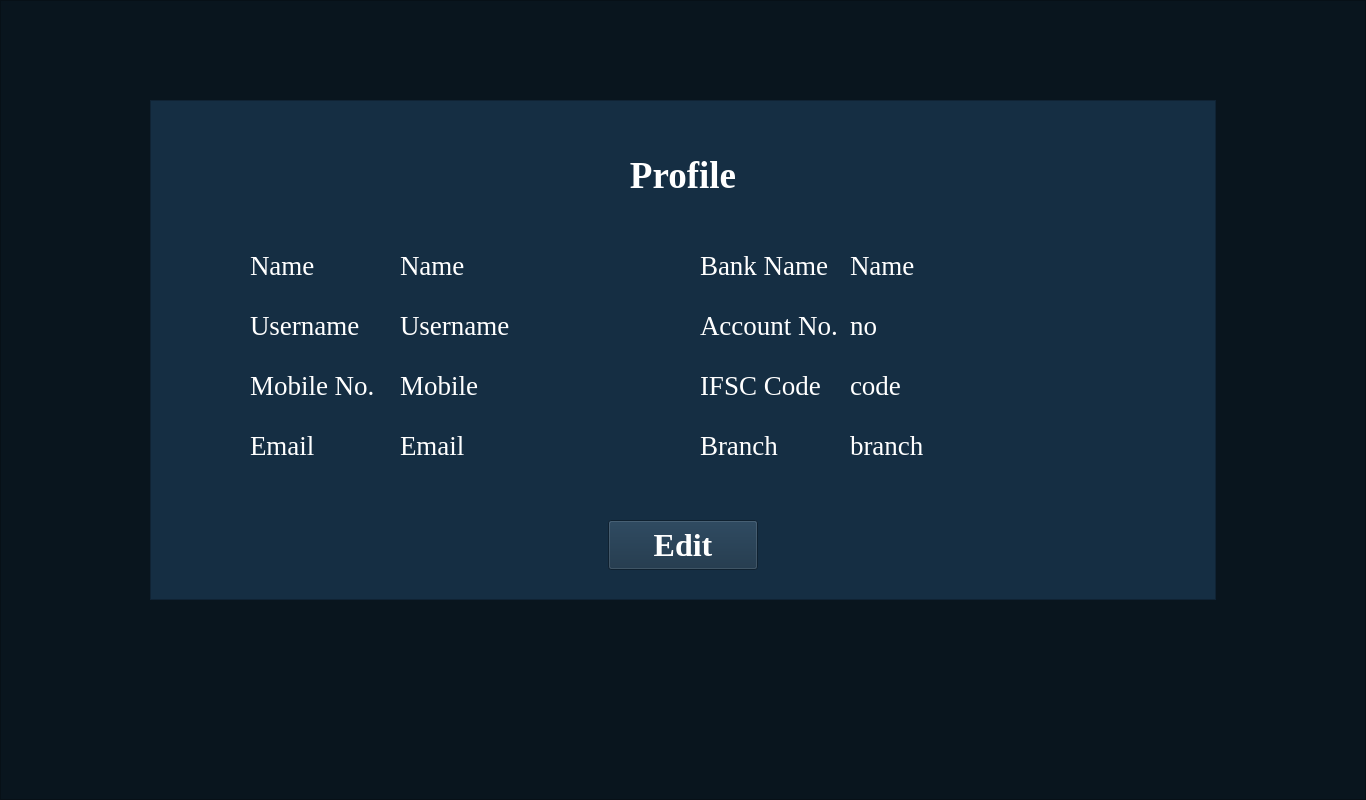
<?xml version="1.0" encoding="UTF-8"?>
<ui version="4.0">
 <class>MainWindow</class>
 <widget class="QMainWindow" name="MainWindow">
  <property name="geometry">
   <rect>
    <x>0</x>
    <y>0</y>
    <width>1366</width>
    <height>800</height>
   </rect>
  </property>
  <property name="windowTitle">
   <string>MainWindow</string>
  </property>
  <widget class="QWidget" name="centralwidget">
   <widget class="QFrame" name="frame">
    <property name="geometry">
     <rect>
      <x>0</x>
      <y>0</y>
      <width>1366</width>
      <height>800</height>
     </rect>
    </property>
    <property name="styleSheet">
     <string notr="true">background-color: rgb(9, 21, 30);</string>
    </property>
    <property name="frameShape">
     <enum>QFrame::StyledPanel</enum>
    </property>
    <property name="frameShadow">
     <enum>QFrame::Raised</enum>
    </property>
    <widget class="QFrame" name="frame_2">
     <property name="geometry">
      <rect>
       <x>150</x>
       <y>100</y>
       <width>1066</width>
       <height>500</height>
      </rect>
     </property>
     <property name="font">
      <font>
       <family>Times New Roman</family>
       <pointsize>24</pointsize>
       <weight>75</weight>
       <bold>true</bold>
      </font>
     </property>
     <property name="styleSheet">
      <string notr="true">background-color: rgb(21, 46, 67);</string>
     </property>
     <property name="frameShape">
      <enum>QFrame::StyledPanel</enum>
     </property>
     <property name="frameShadow">
      <enum>QFrame::Raised</enum>
     </property>
     <widget class="QLabel" name="label">
      <property name="geometry">
       <rect>
        <x>433</x>
        <y>50</y>
        <width>200</width>
        <height>50</height>
       </rect>
      </property>
      <property name="font">
       <font>
        <family>Times New Roman</family>
        <pointsize>28</pointsize>
        <weight>75</weight>
        <bold>true</bold>
       </font>
      </property>
      <property name="styleSheet">
       <string notr="true">color: rgb(255, 255, 255);</string>
      </property>
      <property name="text">
       <string>Profile</string>
      </property>
      <property name="alignment">
       <set>Qt::AlignCenter</set>
      </property>
     </widget>
     <widget class="QLabel" name="label_2">
      <property name="geometry">
       <rect>
        <x>100</x>
        <y>150</y>
        <width>150</width>
        <height>30</height>
       </rect>
      </property>
      <property name="font">
       <font>
        <family>Times New Roman</family>
        <pointsize>20</pointsize>
       </font>
      </property>
      <property name="styleSheet">
       <string notr="true">color: rgb(255, 255, 255);</string>
      </property>
      <property name="text">
       <string>Name</string>
      </property>
     </widget>
     <widget class="QLabel" name="label_3">
      <property name="geometry">
       <rect>
        <x>250</x>
        <y>150</y>
        <width>280</width>
        <height>30</height>
       </rect>
      </property>
      <property name="font">
       <font>
        <family>Times New Roman</family>
        <pointsize>20</pointsize>
       </font>
      </property>
      <property name="styleSheet">
       <string notr="true">color: rgb(255, 255, 255);</string>
      </property>
      <property name="text">
       <string>Name</string>
      </property>
     </widget>
     <widget class="QLabel" name="label_4">
      <property name="geometry">
       <rect>
        <x>100</x>
        <y>210</y>
        <width>150</width>
        <height>30</height>
       </rect>
      </property>
      <property name="font">
       <font>
        <family>Times New Roman</family>
        <pointsize>20</pointsize>
       </font>
      </property>
      <property name="styleSheet">
       <string notr="true">color: rgb(255, 255, 255);</string>
      </property>
      <property name="text">
       <string>Username</string>
      </property>
     </widget>
     <widget class="QLabel" name="label_5">
      <property name="geometry">
       <rect>
        <x>250</x>
        <y>210</y>
        <width>280</width>
        <height>30</height>
       </rect>
      </property>
      <property name="font">
       <font>
        <family>Times New Roman</family>
        <pointsize>20</pointsize>
       </font>
      </property>
      <property name="styleSheet">
       <string notr="true">color: rgb(255, 255, 255);</string>
      </property>
      <property name="text">
       <string>Username</string>
      </property>
     </widget>
     <widget class="QLabel" name="label_6">
      <property name="geometry">
       <rect>
        <x>100</x>
        <y>270</y>
        <width>150</width>
        <height>30</height>
       </rect>
      </property>
      <property name="font">
       <font>
        <family>Times New Roman</family>
        <pointsize>20</pointsize>
       </font>
      </property>
      <property name="styleSheet">
       <string notr="true">color: rgb(255, 255, 255);</string>
      </property>
      <property name="text">
       <string>Mobile No.</string>
      </property>
     </widget>
     <widget class="QLabel" name="label_7">
      <property name="geometry">
       <rect>
        <x>100</x>
        <y>330</y>
        <width>150</width>
        <height>30</height>
       </rect>
      </property>
      <property name="font">
       <font>
        <family>Times New Roman</family>
        <pointsize>20</pointsize>
       </font>
      </property>
      <property name="styleSheet">
       <string notr="true">color: rgb(255, 255, 255);</string>
      </property>
      <property name="text">
       <string>Email</string>
      </property>
     </widget>
     <widget class="QLabel" name="label_8">
      <property name="geometry">
       <rect>
        <x>250</x>
        <y>270</y>
        <width>280</width>
        <height>30</height>
       </rect>
      </property>
      <property name="font">
       <font>
        <family>Times New Roman</family>
        <pointsize>20</pointsize>
       </font>
      </property>
      <property name="styleSheet">
       <string notr="true">color: rgb(255, 255, 255);</string>
      </property>
      <property name="text">
       <string>Mobile</string>
      </property>
     </widget>
     <widget class="QLabel" name="label_9">
      <property name="geometry">
       <rect>
        <x>250</x>
        <y>330</y>
        <width>280</width>
        <height>30</height>
       </rect>
      </property>
      <property name="font">
       <font>
        <family>Times New Roman</family>
        <pointsize>20</pointsize>
       </font>
      </property>
      <property name="styleSheet">
       <string notr="true">color: rgb(255, 255, 255);</string>
      </property>
      <property name="text">
       <string>Email</string>
      </property>
     </widget>
     <widget class="QLabel" name="label_10">
      <property name="geometry">
       <rect>
        <x>550</x>
        <y>330</y>
        <width>150</width>
        <height>30</height>
       </rect>
      </property>
      <property name="font">
       <font>
        <family>Times New Roman</family>
        <pointsize>20</pointsize>
       </font>
      </property>
      <property name="styleSheet">
       <string notr="true">color: rgb(255, 255, 255);</string>
      </property>
      <property name="text">
       <string>Branch</string>
      </property>
     </widget>
     <widget class="QLabel" name="label_11">
      <property name="geometry">
       <rect>
        <x>700</x>
        <y>150</y>
        <width>280</width>
        <height>30</height>
       </rect>
      </property>
      <property name="font">
       <font>
        <family>Times New Roman</family>
        <pointsize>20</pointsize>
       </font>
      </property>
      <property name="styleSheet">
       <string notr="true">color: rgb(255, 255, 255);</string>
      </property>
      <property name="text">
       <string>Name</string>
      </property>
     </widget>
     <widget class="QLabel" name="label_12">
      <property name="geometry">
       <rect>
        <x>550</x>
        <y>210</y>
        <width>150</width>
        <height>30</height>
       </rect>
      </property>
      <property name="font">
       <font>
        <family>Times New Roman</family>
        <pointsize>20</pointsize>
       </font>
      </property>
      <property name="styleSheet">
       <string notr="true">color: rgb(255, 255, 255);</string>
      </property>
      <property name="text">
       <string>Account No.</string>
      </property>
     </widget>
     <widget class="QLabel" name="label_13">
      <property name="geometry">
       <rect>
        <x>700</x>
        <y>210</y>
        <width>280</width>
        <height>30</height>
       </rect>
      </property>
      <property name="font">
       <font>
        <family>Times New Roman</family>
        <pointsize>20</pointsize>
       </font>
      </property>
      <property name="styleSheet">
       <string notr="true">color: rgb(255, 255, 255);</string>
      </property>
      <property name="text">
       <string>no</string>
      </property>
     </widget>
     <widget class="QLabel" name="label_14">
      <property name="geometry">
       <rect>
        <x>550</x>
        <y>270</y>
        <width>150</width>
        <height>30</height>
       </rect>
      </property>
      <property name="font">
       <font>
        <family>Times New Roman</family>
        <pointsize>20</pointsize>
       </font>
      </property>
      <property name="styleSheet">
       <string notr="true">color: rgb(255, 255, 255);</string>
      </property>
      <property name="text">
       <string>IFSC Code</string>
      </property>
     </widget>
     <widget class="QLabel" name="label_15">
      <property name="geometry">
       <rect>
        <x>700</x>
        <y>330</y>
        <width>280</width>
        <height>30</height>
       </rect>
      </property>
      <property name="font">
       <font>
        <family>Times New Roman</family>
        <pointsize>20</pointsize>
       </font>
      </property>
      <property name="styleSheet">
       <string notr="true">color: rgb(255, 255, 255);</string>
      </property>
      <property name="text">
       <string>branch</string>
      </property>
     </widget>
     <widget class="QLabel" name="label_16">
      <property name="geometry">
       <rect>
        <x>550</x>
        <y>150</y>
        <width>150</width>
        <height>30</height>
       </rect>
      </property>
      <property name="font">
       <font>
        <family>Times New Roman</family>
        <pointsize>20</pointsize>
       </font>
      </property>
      <property name="styleSheet">
       <string notr="true">color: rgb(255, 255, 255);</string>
      </property>
      <property name="text">
       <string>Bank Name</string>
      </property>
     </widget>
     <widget class="QLabel" name="label_17">
      <property name="geometry">
       <rect>
        <x>700</x>
        <y>270</y>
        <width>280</width>
        <height>30</height>
       </rect>
      </property>
      <property name="font">
       <font>
        <family>Times New Roman</family>
        <pointsize>20</pointsize>
       </font>
      </property>
      <property name="styleSheet">
       <string notr="true">color: rgb(255, 255, 255);</string>
      </property>
      <property name="text">
       <string>code</string>
      </property>
     </widget>
     <widget class="QPushButton" name="pushButton">
      <property name="geometry">
       <rect>
        <x>458</x>
        <y>420</y>
        <width>150</width>
        <height>50</height>
       </rect>
      </property>
      <property name="font">
       <font>
        <family>Times New Roman</family>
        <pointsize>24</pointsize>
        <weight>75</weight>
        <bold>true</bold>
       </font>
      </property>
      <property name="styleSheet">
       <string notr="true">color: rgb(255, 255, 255);</string>
      </property>
      <property name="text">
       <string>Edit</string>
      </property>
     </widget>
    </widget>
   </widget>
  </widget>
 </widget>
 <resources/>
 <connections/>
</ui>
